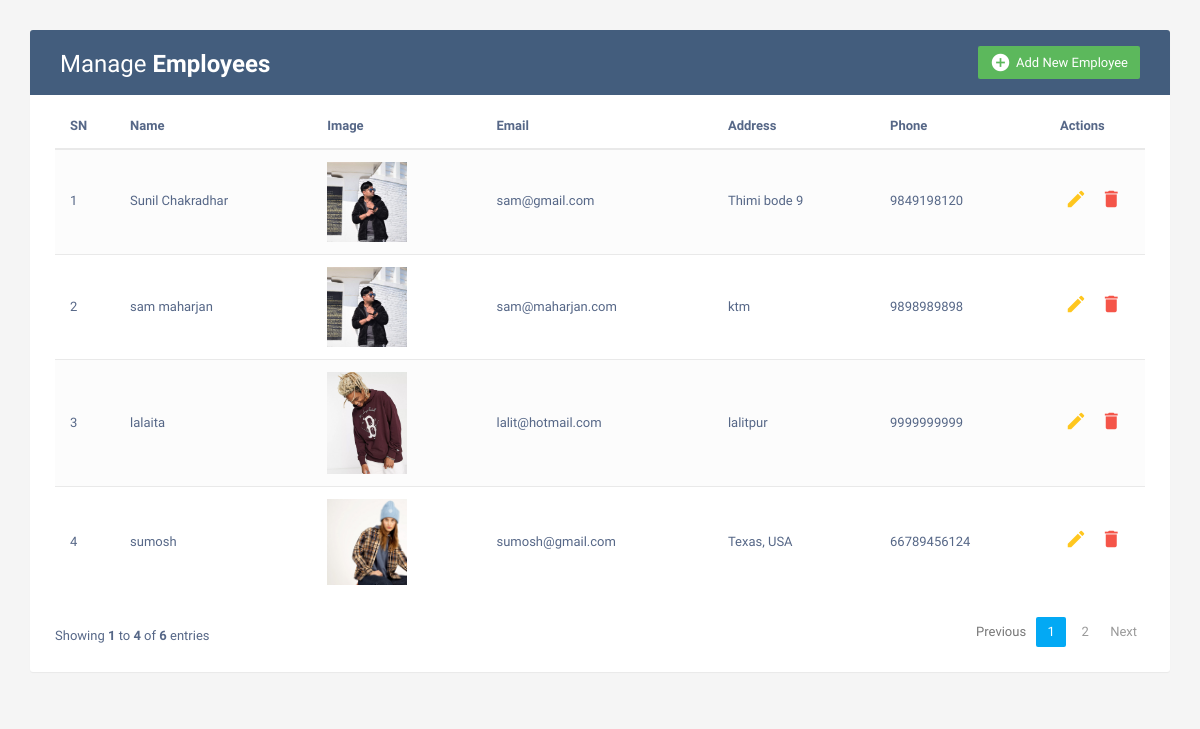
The page / on the database its author committed.
### crudApp/models.py (models this page shows, shortened)
class Employees(models.Model):
    name = models.CharField(max_length=100)
    image = models.ImageField(upload_to="employees_images/", null=True, blank=True)
    email = models.EmailField(max_length=100)
    address = models.TextField()
    phone = models.IntegerField()

### crudApp/views.py (the view)
# urls.py: path('',views.Index, name='home'),
def Index(request):
    employee_list = Employees.objects.all().order_by('id')  # You can change ordering
    paginator = Paginator(employee_list, 4)  # Show 5 employees per page
    page_number = request.GET.get('page')
    page_obj = paginator.get_page(page_number)
    return render(request, 'index.html', {'page_obj': page_obj})

### templates/index.html (shortened to what this page needs)
<!DOCTYPE html>
<html lang="en">
<head>
<link rel="stylesheet" href="https://maxcdn.bootstrapcdn.com/font-awesome/4.7.0/css/font-awesome.min.css">
<link rel="stylesheet" href="https://maxcdn.bootstrapcdn.com/bootstrap/3.3.7/css/bootstrap.min.css">
  <body>
    <div class="container">
        <div class="table-wrapper">
            <div class="table-title">
                <div class="row">
                    <div class="col-sm-6">
						<h2>Manage <b>Employees</b></h2>
					</div>
					<div class="col-sm-6">
						<a href="#addEmployeeModal" class="btn btn-success" data-toggle="modal"><i class="material-icons">&#xE147;</i> <span>Add New Employee</span></a>
					</div>
                </div>
            </div>
            <table class="table table-striped table-hover">
                <thead>
                    <tr>
						<th>SN</th>
						<th>Name</th>
                        <th>Image</th>
                        <th>Email</th>
						<th>Address</th>
                        <th>Phone</th>
                        <th>Actions</th>
                    </tr>
                </thead>
                <tbody>
                    {% for i in page_obj  %}
                    <tr>
						<td>{{ forloop.counter0|add:page_obj.start_index }}</td>
                        <td>{{i.name}}</td>
                        {% if i.image %}
                        <td><img src="{{i.image.url}}" alt="image" class="img-responsive emp-img" height="80" width="80"></td>
                        {% else %}
                        <td><p>no image</p></td>
                        {% endif %}
                        <td>{{i.email}}</td>
						<td>{{i.address}}</td>
                        <td>{{i.phone}}</td>
                        <td>
                            <a href="#editEmployeeModal-{{forloop.counter}}" class="edit" data-toggle="modal"><i class="material-icons" data-toggle="tooltip" title="Edit">&#xE254;</i></a>
                            <a href="#deleteEmployeeModal-{{forloop.counter}}" class="delete" data-toggle="modal"><i class="material-icons" data-toggle="tooltip" title="Delete">&#xE872;</i></a>
                        </td>
                    </tr>
                    {% endfor %}
                </tbody>
            </table>
			<div class="clearfix">
                <div class="hint-text">
                    Showing <b>{{ page_obj.start_index }}</b> to <b>{{ page_obj.end_index }}</b> of <b>{{ page_obj.paginator.count }}</b> entries
                </div>
                <ul class="pagination">
                    {% if page_obj.has_previous %}
                        <li class="page-item">
                            <a href="?page={{ page_obj.previous_page_number }}" class="page-link">Previous</a>
                        </li>
                    {% else %}
                        <li class="page-item disabled"><a href="#" class="page-link">Previous</a></li>
                    {% endif %}
                    {% for num in page_obj.paginator.page_range %}
                        {% if page_obj.number == num %}
                            <li class="page-item active"><a href="?page={{ num }}" class="page-link">{{ num }}</a></li>
                        {% else %}
                            <li class="page-item"><a href="?page={{ num }}" class="page-link">{{ num }}</a></li>
                        {% endif %}
                    {% endfor %}
                    {% if page_obj.has_next %}
                        <li class="page-item">
                            <a href="?page={{ page_obj.next_page_number }}" class="page-link">Next</a>
                        </li>
                    {% else %}
                        <li class="page-item disabled"><a href="#" class="page-link">Next</a></li>
                    {% endif %}
                </ul>
            </div>
        </div>
    </div>
  </body>
</html>

### templates/index.html (style rules this page uses)
body { color: #566787; background: #f5f5f5; font-family: 'Varela Round', sans-serif; font-size: 13px; }
.table-wrapper { background: #fff; padding: 20px 25px; margin: 30px 0; border-radius: 3px; box-shadow: 0 1px 1px rgba(0,0,0,.05); }
.table-title { padding-bottom: 15px; background: #435d7d; color: #fff; padding: 16px 30px; margin: -20px -25px 10px; border-radius: 3px 3px 0 0; }
.table-title h2 { margin: 5px 0 0; font-size: 24px; }
.table-title .btn { color: #fff; float: right; font-size: 13px; border: none; min-width: 50px; border-radius: 2px; border: none; outline: none !important; margin-left: 10px; }
.table-title .btn i { float: left; font-size: 21px; margin-right: 5px; }
.table-title .btn span { float: left; margin-top: 2px; }
table.table tr th, table.table tr td { border-color: #e9e9e9; padding: 12px 15px; vertical-align: middle; }
table.table tr th:first-child { width: 60px; }
table.table tr th:last-child { width: 100px; }
table.table-striped tbody tr:nth-of-type(odd) { background-color: #fcfcfc; }
table.table td:last-child i { opacity: 0.9; font-size: 22px; margin: 0 5px; }
table.table td a { font-weight: bold; color: #566787; display: inline-block; text-decoration: none; outline: none !important; }
table.table td a.edit { color: #FFC107; }
table.table td a.delete { color: #F44336; }
table.table td i { font-size: 19px; }
.pagination { float: right; margin: 0 0 5px; }
.pagination li a { border: none; font-size: 13px; min-width: 30px; min-height: 30px; color: #999; margin: 0 2px; line-height: 30px; border-radius: 2px !important; text-align: center; padding: 0 6px; }
.pagination li.active a, .pagination li.active a.page-link { background: #03A9F4; }
.hint-text { float: left; margin-top: 10px; font-size: 13px; }

### rows shown on the page
Employees: name "Sunil Chakradhar", image (picture), email "sam@gmail.com", address "Thimi bode 9", phone "9849198120"
Employees: name "sam maharjan", image (picture), email "sam@maharjan.com", address "ktm", phone "9898989898"
Employees: name "lalaita", image (picture), email "lalit@hotmail.com", address "lalitpur", phone "9999999999"
Employees: name "sumosh", image (picture), email "sumosh@gmail.com", address "Texas, USA", phone "66789456124"

### other values the page prints
{{ page_obj.start_index }} "1"
{{ page_obj.end_index }} "4"
{{ page_obj.paginator.count }} "6"
{{ num }} "1"
{{ num }} "2"
